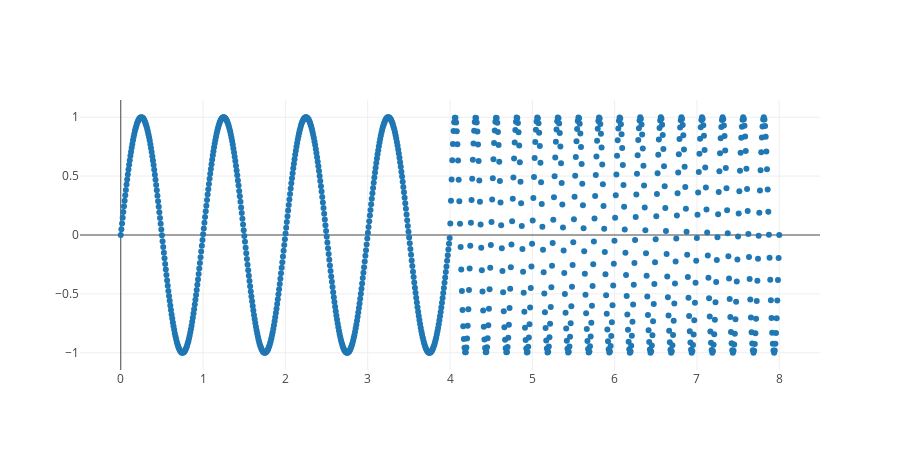

Notebook code cell kept with this figure:
### Markdown cell above
# Task #1 Simple Plot

### Code cell
N = 1024
T = 8#s
f = 1
w = 2*np.pi*f

t = np.linspace(0, T, N)

s = [np.sin(w * t[i]) if i < 512 else np.sin(4*w*t[i]) for i in range(N)]

signal = go.Scatter( 
    x = t,
    y = s,
    name='signal',
    mode='markers'
)

rows = 1
cols = 1
fig = py.tools.make_subplots(rows = rows, cols = cols)
fig['layout'].update(height=rows * 450, width=cols * 900)

fig.append_trace(signal, 1, 1)

py.offline.iplot(fig)

### Figure 1 — Plotly figure (JSON) as saved in the notebook; plotly's stock layout.template omitted (floating-point values rounded to 4 significant figures; data arrays with more than 128 entries replaced by an {"elided": "..."} marker saying what was removed)
{"data": [{"mode": "markers", "name": "signal", "type": "scatter", "uid": "ff2d2a22-b64a-11e8-803c-8c8590637d4b", "x": {"elided": "1024 float values"}, "xaxis": "x", "y": {"elided": "1024 float values"}, "yaxis": "y"}], "layout": {"height": 450, "width": 900, "xaxis": {"anchor": "y", "domain": [0, 1]}, "yaxis": {"anchor": "x", "domain": [0, 1]}}}
